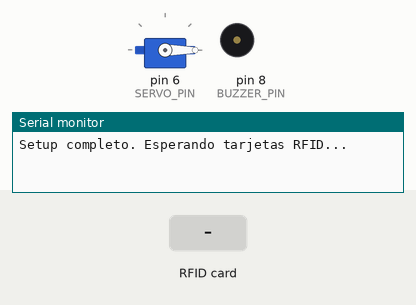
Bench run of a sketch on a simulated Arduino Uno, built with avr-gcc and run on an emulated ATmega328P. Shown: servo, buzzer (waves = sounding, pin HIGH), the last lines printed to the serial monitor. Inputs (shaded band) come from the test bench. Pins used as bus, display or sensor lines are not drawn.

Above: at 1.2 s.
1.3 s: RFID card 5E 7A 19 C4 held to the reader
At 2.2 s:
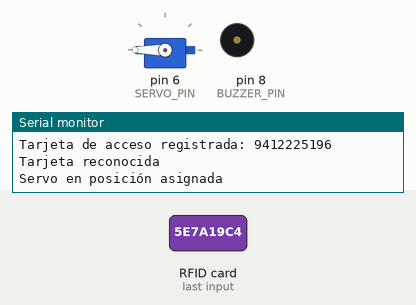
2.9 s: RFID card 5E 7A 19 C4 held to the reader
At 3.7 s:
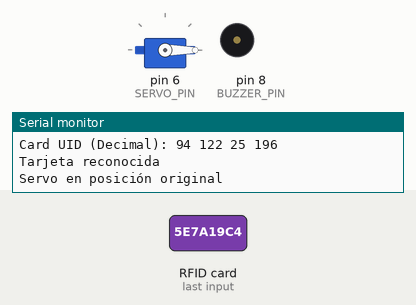
Timing chart, 0 to 5.9 s (numbered marks = the images above; inputs shaded):
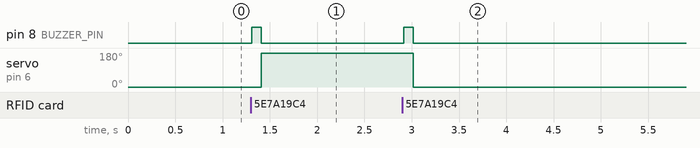

Measured:
- after the input at 1.3 s, pin 8 (BUZZER_PIN): LOW → HIGH at once, → LOW 0.10 s later; servo on pin 6 (SERVO_PIN): 0° → 180° after 0.11 s
- after the input at 2.9 s, pin 8 (BUZZER_PIN): LOW → HIGH at once, → LOW 0.10 s later; servo on pin 6 (SERVO_PIN): 180° → 0° after 0.12 s

The sketch:

RFID_Y_Servo.ino
```cpp
#include <SPI.h>
#include <MFRC522.h>
#include <Servo.h>

#define RST_PIN 9  // Pin 9 para el reset del RC522
#define SS_PIN 10  // Pin 10 para el SS (SDA) del RC522
#define BUZZER_PIN 8 // Pin para el buzzer
#define SERVO_PIN 6  // Nuevo pin para el servo

MFRC522 mfrc522(SS_PIN, RST_PIN); // Creamos el objeto para el RC522

// Variable para el estado del servo
bool servoPosition = false; // false = posición original, true = posición asignada

// Crear un objeto Servo
Servo lockServo;

// Buffer para almacenar el ID de la tarjeta
String cardID = "";
String accessTag = ""; // Variable para almacenar el primer tag registrado

void setup() {
    Serial.begin(9600); // Iniciar la comunicación serial
    SPI.begin();        // Iniciar el Bus SPI
    mfrc522.PCD_Init(); // Iniciar el MFRC522

    pinMode(BUZZER_PIN, OUTPUT); // Configurar el pin del buzzer como salida

    // Ajustar la ganancia de la antena al máximo
    mfrc522.PCD_SetAntennaGain(mfrc522.RxGain_max);

    // Conectar el servo al nuevo pin
    lockServo.attach(SERVO_PIN);

    // Colocar el servo en la posición original (0 grados)
    lockServo.write(0);

    // Mensaje inicial
    Serial.println("Setup completo. Esperando tarjetas RFID...");
}

void loop() {
    // Revisamos si hay nuevas tarjetas presentes
    if (mfrc522.PICC_IsNewCardPresent()) {
        // Seleccionamos una tarjeta
        if (mfrc522.PICC_ReadCardSerial()) {
            // Enviamos serialmente su UID en formato decimal
            Serial.print("Card UID (Decimal):");
            cardID = ""; // Reiniciar el buffer para el nuevo UID
            for (byte i = 0; i < mfrc522.uid.size; i++) {
                Serial.print(" ");
                Serial.print(mfrc522.uid.uidByte[i], DEC);
                cardID += String(mfrc522.uid.uidByte[i], DEC);
            }
            Serial.println();

            // Hacer sonar el buzzer
            digitalWrite(BUZZER_PIN, HIGH); // Encender el buzzer
            delay(100); // Mantener el buzzer encendido por 100 milisegundos
            digitalWrite(BUZZER_PIN, LOW); // Apagar el buzzer

            // Si no hay una tarjeta de acceso registrada, registrar la actual
            if (accessTag == "") {
                accessTag = cardID;
                Serial.print("Tarjeta de acceso registrada: ");
                Serial.println(accessTag);
            }

            // Verificar si el ID leído coincide con el ID de acceso registrado
            bool tagFound = (cardID == accessTag);

            // Mostrar el resultado y mover el servo si se encuentra un ID conocido
            if (tagFound) {
                Serial.println("Tarjeta reconocida");
                if (servoPosition) {
                    lockServo.write(0); // Mover el servo a la posición original
                    servoPosition = false;
                    Serial.println("Servo en posición original");
                } else {
                    lockServo.write(180); // Mover el servo a la posición asignada
                    servoPosition = true;
                    Serial.println("Servo en posición asignada");
                }
            } else {
                Serial.println("Tarjeta desconocida");
            }

            // Terminamos la lectura de la tarjeta actual
            mfrc522.PICC_HaltA();
        }
    }
}
```
